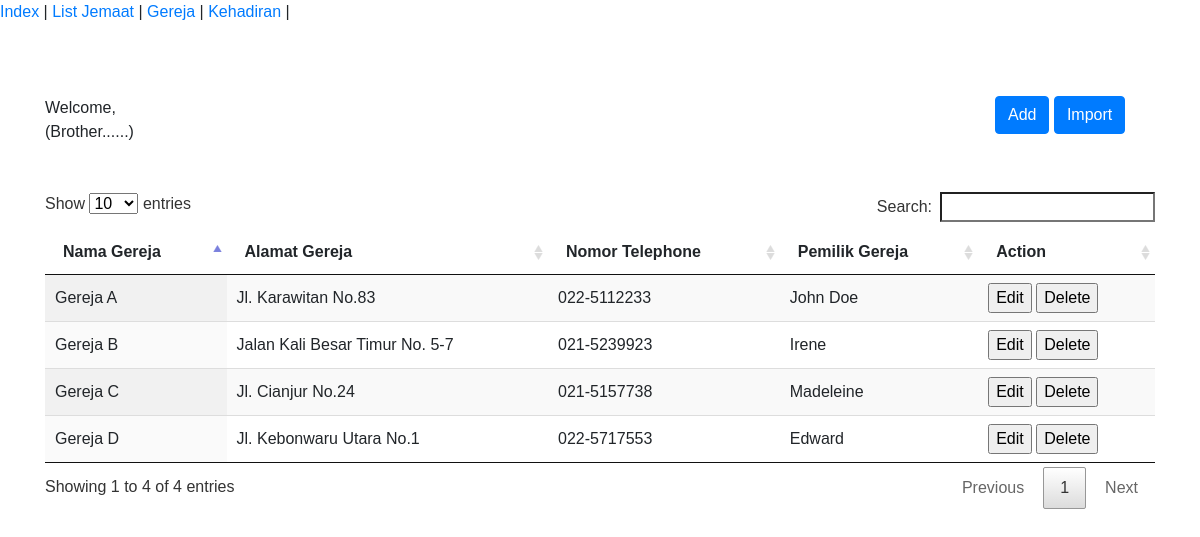
/GKP_KP/index.php?menu=gereja, run on the app's committed database.
### tables this page shows
CREATE TABLE IF NOT EXISTS `tbgereja` (
  `Gereja_Id` varchar(50) NOT NULL,
  `Gereja_Nama` varchar(150) NOT NULL,
  `Gereja_Alamat` varchar(100) NOT NULL,
  `Gereja_Kota` varchar(50) NOT NULL,
  `Gereja_RT` varchar(3) NOT NULL,
  `Gereja_RW` varchar(3) NOT NULL,
  `Gereja_Kecamatan` varchar(50) NOT NULL,
  `Gereja_Kelurahan` varchar(50) NOT NULL,
  `Gereja_Telp` varchar(15) NOT NULL,
  `Gereja_Pemilik` varchar(250) NOT NULL
);

### GKP_KP/Controller/GerejaController.php (called while the page is built, shortened)
<?php
class GerejaController
{
    private $gerejaDao;
    public function __construct()
    {
        $this->gerejaDao = new GerejaDaoImpl();
    }
    function mengolahGereja(){
        $hasilGereja = $this->gerejaDao->getAllGereja();
        require_once 'View/Gereja/Gereja.php';
    }
}
?>

### GKP_KP/DAO/GerejaDaoImpl.php (called while the page is built, shortened)
<?php
class GerejaDaoImpl
{
    function getAllGereja(){
        $link =  PDOUtility::get_koneksi();
        try{
            $sql = "SELECT gereja_id,gereja_nama,gereja_alamat,gereja_telp,gereja_pemilik from tbGereja ORDER BY gereja_id ";
            $stmt = $link->prepare($sql);
            $stmt->execute();
            $stmt->setFetchMode(PDO::FETCH_CLASS | PDO::FETCH_PROPS_LATE, 'Gereja');
        }
        catch(PDOException $err){
            echo $err->getMessage();
            die();
        }
        return $stmt;
    }
}

### GKP_KP/Entity/Gereja.php (called while the page is built, shortened)
<?php
class Gereja
{
    private $gereja_id;
    private $gereja_nama;
    private $gereja_alamat;
    private $gereja_telp;
    private $gereja_pemilik;
    public function getGerejaId()
    {
        return $this->gereja_id;
    }
    public function getGerejaNama()
    {
        return $this->gereja_nama;
    }
    public function getGerejaAlamat()
    {
        return $this->gereja_alamat;
    }
    public function getGerejaTelp()
    {
        return $this->gereja_telp;
    }
    public function getGerejaPemilik()
    {
        return $this->gereja_pemilik;
    }
}
?>

### GKP_KP/View/Gereja/Gereja.php (the view, shortened to what this page needs)
<br/>
<br/>
<br/>
<div class="container">
    <div class="row">
        <div class="col">Welcome, (Brother......)</div>
        <div class="col"></div>
        <div class="col"></div>
        <div class="col"></div>
        <div class="col"></div>
        <div class="col">
            <button type="button" class="btn btn-primary" name="addv1" data-toggle="modal" data-target="#myModal1">
                Add
            </button>
            <button type="button" class="btn btn-primary" name="addv2" data-toggle="modal" data-target="#myModal2">
                Import
            </button>
        </div>
    </div>
    <br/>
    <br/>
    <table class ="display" id="gereja">
        <thead>
        <tr>
            <th>
                Nama Gereja
            </th>
            <th>
                Alamat Gereja
            </th>
            <th>
                Nomor Telephone
            </th>
            <th>
                Pemilik Gereja
            </th>
            <th>
                Action
            </th>
        </tr>
        </thead>
        <tbody>
        <?php
        while($data=$hasilGereja->fetch()) {
            ?>
            <tr>
                <td><?php echo $data->getGerejaNama() ;?></td>
                <td><?php echo $data->getGerejaAlamat() ;?></td>
                <td><?php echo $data->getGerejaTelp() ;?></td>
                <td><?php echo $data->getGerejaPemilik() ;?></td>
                <td><input type="button" value="Edit" name="btnEdit" onclick="">
                    <input type="button" value="Delete" name="btnDelete" onclick="deleteGereja(<?php echo $data->getGerejaId();?>)">
                </td>
            </tr>
            <?php
        }
        ?>
        </tbody>
    </table>
</div>

### GKP_KP/index.php (shortened to what this page needs)
<!DOCTYPE html>
<html>
<head>
    <link rel="stylesheet" type="text/css" href="Datatables/datatables.css"/>
    <link rel="stylesheet" type="text/css" href="Datatables.min.cs"/>
    <link rel="stylesheet" href="https://maxcdn.bootstrapcdn.com/bootstrap/4.3.1/css/bootstrap.min.css">
</head>
<body>
<?php
    include_once 'Entity/Gereja.php';
    include_once 'DAO/GerejaDaoImpl.php';
    include_once 'Controller/GerejaController.php';
    include_once "MakeMenu.php";
?>
    <?php
    makemenu();
    ?>
    <div id="container">
        <?php
        $nav = FILTER_INPUT(INPUT_GET, 'menu');
        switch ($nav){
            case 'gereja' :
                    $cmd =  FILTER_INPUT(INPUT_GET,'command');
                    $gerejaController = new GerejaController();
                    if($cmd =="edit" && $_SESSION['userrole'] == 'admin'){
                        $gerejaController->mengubahGereja();
                    }else{
                        $gerejaController->mengolahGereja();
                    }
                break;
        }
        ?>
    </div>
</body>
</html>

### GKP_KP/MakeMenu.php (shortened to what this page needs)
<?php
function makemenu(){
    $mnu = array("Index" => "home","List Jemaat" => "jemaat"
    , "Gereja" => "gereja", "Kehadiran" => "kehadiran");
    foreach ($mnu as $value => $key)
    {
        echo '<a href="index.php?menu='.$key. '">'. $value. '</a> | ';
    }
}
?>

### GKP_KP/datatables/datatables.css (style rules this page uses)
table.dataTable { width: 100%; margin: 0 auto; clear: both; border-collapse: separate; border-spacing: 0; }
table.dataTable thead th, table.dataTable tfoot th { font-weight: bold; }
table.dataTable thead th, table.dataTable thead td { padding: 10px 18px; border-bottom: 1px solid #111; }
table.dataTable thead .sorting, table.dataTable thead .sorting_asc, table.dataTable thead .sorting_desc, table.dataTable thead .sorting_asc_disabled, table.dataTable thead .sorting_desc_disabled { cursor: pointer; *cursor: hand; background-repeat: no-repeat; background-position: center right; }
table.dataTable thead .sorting { background-image: url("DataTables-1.10.18/images/sort_both.png"); }
table.dataTable thead .sorting_asc { background-image: url("DataTables-1.10.18/images/sort_asc.png"); }
table.dataTable tbody tr { background-color: #ffffff; }
table.dataTable tbody th, table.dataTable tbody td { padding: 8px 10px; }
table.dataTable.row-border tbody th, table.dataTable.row-border tbody td, table.dataTable.display tbody th, table.dataTable.display tbody td { border-top: 1px solid #ddd; }
table.dataTable.row-border tbody tr:first-child th, table.dataTable.row-border tbody tr:first-child td, table.dataTable.display tbody tr:first-child th, table.dataTable.display tbody tr:first-child td { border-top: none; }
table.dataTable.stripe tbody tr.odd, table.dataTable.display tbody tr.odd { background-color: #f9f9f9; }
table.dataTable.order-column tbody tr > .sorting_1, table.dataTable.order-column tbody tr > .sorting_2, table.dataTable.order-column tbody tr > .sorting_3, table.dataTable.display tbody tr > .sorting_1, table.dataTable.display tbody tr > .sorting_2, table.dataTable.display tbody tr > .sorting_3 { background-color: #fafafa; }
table.dataTable.display tbody tr.odd > .sorting_1, table.dataTable.order-column.stripe tbody tr.odd > .sorting_1 { background-color: #f1f1f1; }
table.dataTable.display tbody tr.even > .sorting_1, table.dataTable.order-column.stripe tbody tr.even > .sorting_1 { background-color: #fafafa; }
table.dataTable.no-footer { border-bottom: 1px solid #111; }
table.dataTable, table.dataTable th, table.dataTable td { box-sizing: content-box; }

### GKP_KP/index.php (style rules this page uses)
body { font-family: sans-serif; }

### data on the page
tbgereja: Gereja_Nama "Gereja A", Gereja_Alamat "Jl. Karawitan No.83", Gereja_Telp "022-5112233", Gereja_Pemilik "John Doe"
tbgereja: Gereja_Nama "Gereja B", Gereja_Alamat "Jalan Kali Besar Timur No. 5-7", Gereja_Telp "021-5239923", Gereja_Pemilik "Irene"
tbgereja: Gereja_Nama "Gereja C", Gereja_Alamat "Jl. Cianjur No.24", Gereja_Telp "021-5157738", Gereja_Pemilik "Madeleine"
tbgereja: Gereja_Nama "Gereja D", Gereja_Alamat "Jl. Kebonwaru Utara No.1", Gereja_Telp "022-5717553", Gereja_Pemilik "Edward"

### other printed values
$value "Index"
$value "List Jemaat"
$value "Gereja"
$value "Kehadiran"
